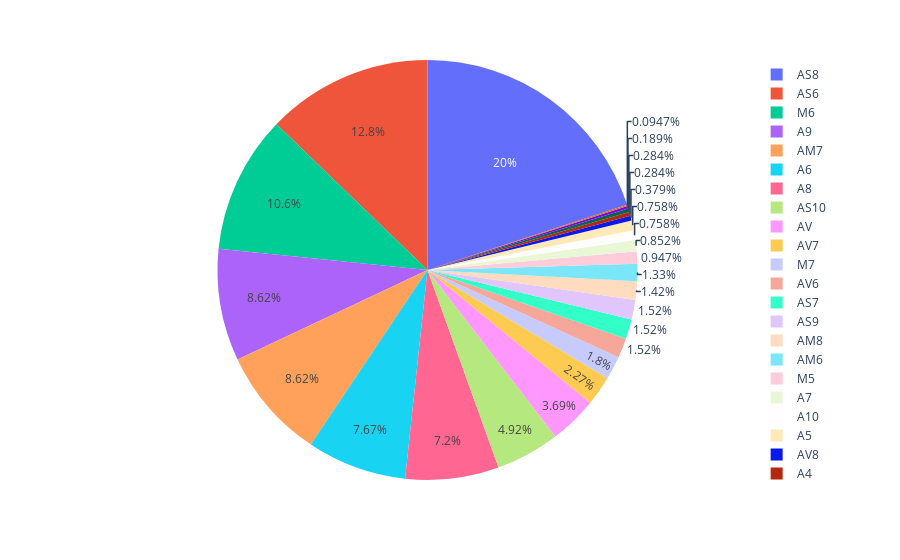

The code cell stored with this chart in its notebook:
### Code cell
# piechart
df_pie = df['transmission'].value_counts().reset_index()
df_pie.columns = ['transmission', 'count']
fig7 = px.pie(df_pie, values='count', names='transmission')
fig7.show()

# save the plot
fig7.write_image("./outputs/plotly_plots/fig7.png", scale=3)

### Figure 1 — Plotly figure (JSON) as saved in the notebook; plotly's stock layout.template omitted (floating-point values rounded to 4 significant figures)
{"data": [{"domain": {"x": [0, 1], "y": [0, 1]}, "hovertemplate": "transmission=%{label}<br>count=%{value}<extra></extra>", "labels": ["AS8", "AS6", "M6", "A9", "AM7", "A6", "A8", "AS10", "AV", "AV7", "M7", "AV6", "AS7", "AS9", "AM8", "AM6", "M5", "A7", "A10", "A5", "AV8", "A4", "AV10", "AS5", "AM9"], "legendgroup": "", "name": "", "showlegend": true, "type": "pie", "values": [211, 135, 112, 91, 91, 81, 76, 52, 39, 24, 19, 16, 16, 16, 15, 14, 10, 9, 8, 8, 4, 3, 3, 2, 1]}], "layout": {"legend": {"tracegroupgap": 0}, "margin": {"t": 60}}}
